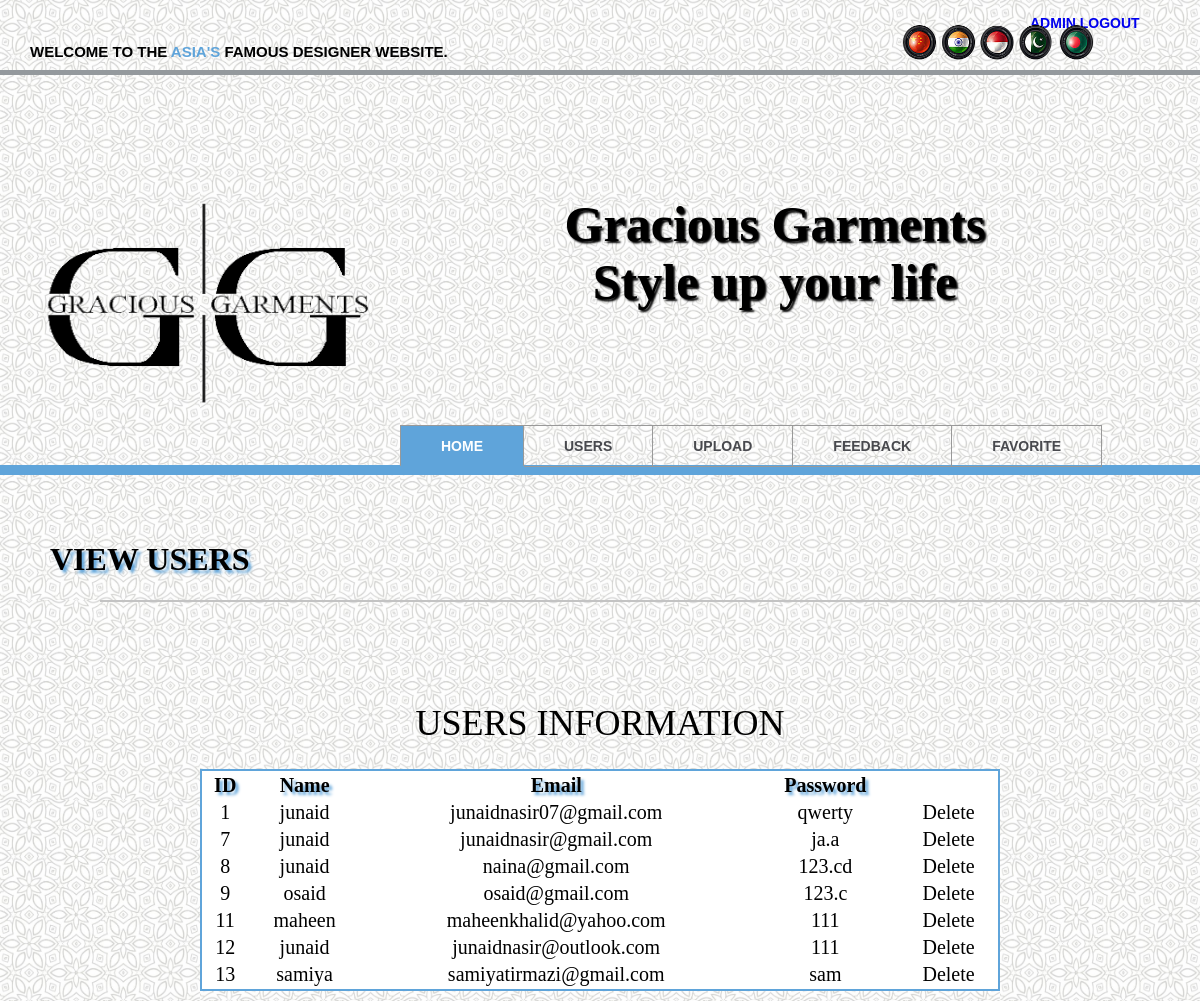
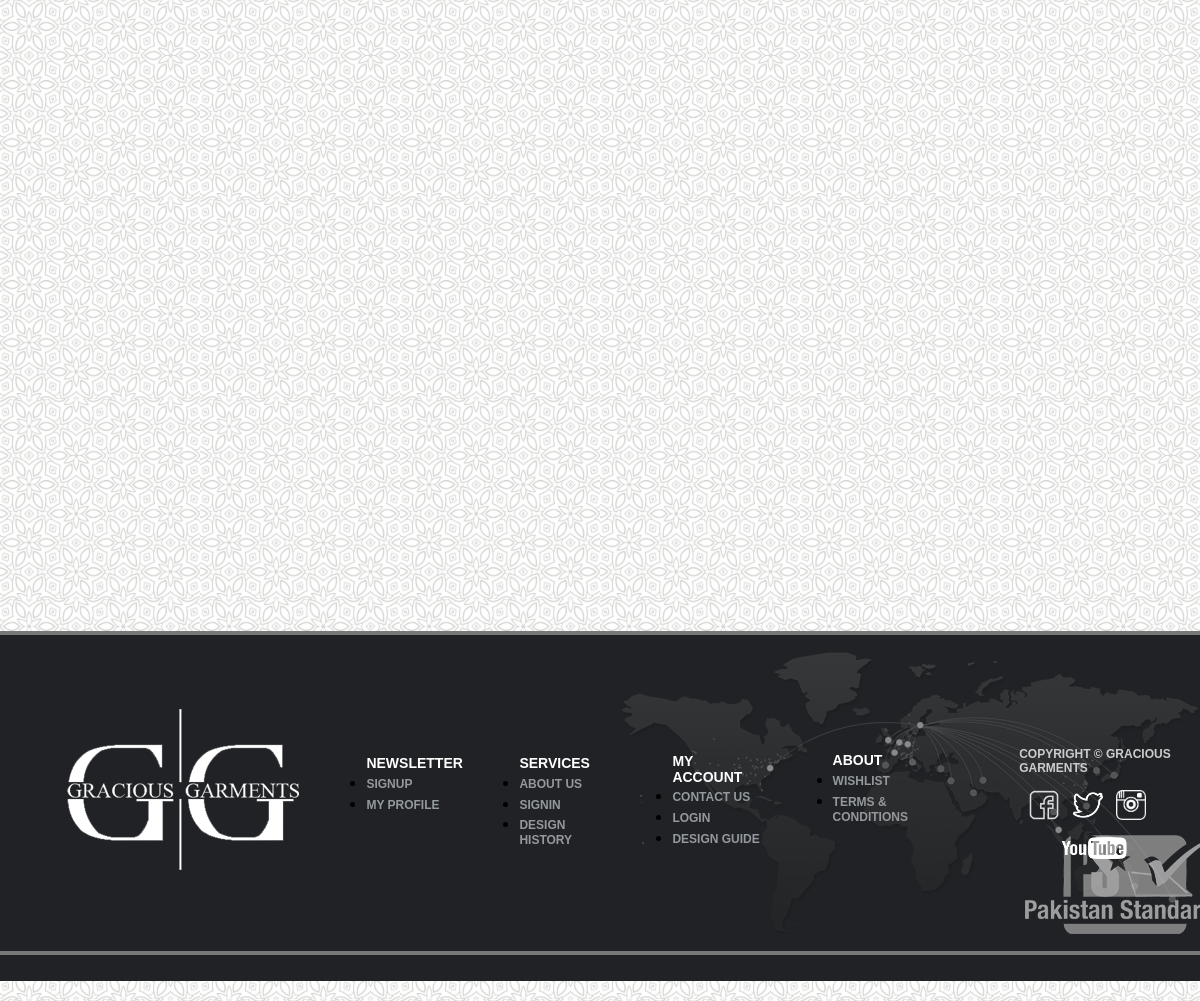
Page /viewusers.php on the committed database (2 pictures, top to bottom).
### tables this page shows
CREATE TABLE `user` (
  `id` int(11) NOT NULL,
  `name` varchar(100) NOT NULL,
  `email` varchar(100) NOT NULL,
  `password` varchar(100) NOT NULL,
  `favourites` text NOT NULL
);

### viewusers.php (the view, shortened to what this page needs)
<head>
<?php include('header2.php'); ?>
<link rel="stylesheet" href="viewusers.css" type="text/css"/>
</head>
<div id='fav_item'>
<h1>VIEW USERS</h1>
<div id='bar'></div>
</div>
<div class="model">
			USERS INFORMATION
					<?php
					include('config.php');
					$sql2="Select * FROM user";
					$record2=mysqli_query($conn,$sql2);
					?>
			<table width="800px" class="tb" cellpadding="1" cellspacing="2">
			<tr>
			<th>ID</th>
			<th>Name</th>
			<th>Email</th>
			<th>Password</th>
			</tr>
			<?php
			while($result2=mysqli_fetch_assoc($record2)){
			echo "<tr>";
			echo "<td>".$result2['id']."</td>";
			echo "<td>".$result2['name']."</td>";
			echo "<td>".$result2['email']."</td>";
			echo "<td>".$result2['password']."</td>";
			echo '<td><a class="del" href="adminCDelete.php?id='.$result2['id'].'">Delete</a></td>';
			echo "</tr>";
			}
			?>
			</table>
			</div>
<?php include('footer.php'); ?>

### header2.php (shortened to what this page needs)
<!doctype html>
<html>
<head>
</head>
<body>
<header>
<div id="headtxt">WELCOME TO THE <span>ASIA'S</span> FAMOUS DESIGNER WEBSITE.<img id="flag" src="img/asia.png"/>
<div style="float:right;width:170px;font-weight: bolder;font-size:14px;color:#48494e;text-decoration:none;">
<a href="adminlogout.php" style="margin-right:45px;text-decoration:none;">ADMIN LOGOUT</a>
</div>
</div>
<div id="headline"></div>
<div id="logo">
<a href="adminacc.php"><img alt="logo" src="img/logo3.png"/></a>
<h1>Gracious Garments </br> Style up your life </h1>
</div>
<div id="tab">
<div id="navi">
<div id="navi-inner">
<li><a href="adminacc.php"  class="active" style="border-left:1px solid#999;">Home</a></li>
<li><a href="viewusers.php">Users</a> </li>
<li><a href="uploadimg.php">Upload</a></li>
<li><a href="viewfeedback.php">Feedback</a></li>
<li><a href="viewfav.php">Favorite</a></li>
</div>
</div>
</div>
</header>
</body>
</html>

### footer.php
<div id="footer">
<div id="widthbox">
<div id="ulser-onediv">
<ul id="ulser"1><h3 id="h3line">NEWSLETTER</h3>
 <li><a id="ax" href="register.php">Signup</a></li>
   <li><a id="ax" href="useracc.php">My Profile</a></li></ul>
   </div>
   <div id="ulser-twodiv">
   <ul id="ulser2"> <h3 id="h3line">SERVICES</h3>
  <li><a id="ax" href="about.php">About us</a></li>
   <li><a id="ax" href="login.php">Signin</a></li>
   <li><a id="ax" href="#">Design history</a></li></ul>
  </div>
  <div id="ulser-threediv">
<ul id="ulser3"><h3 id="h3line">MY ACCOUNT</h3>
  <li><a id="ax" href="contact.php">Contact us</a></li>
   <li><a id="ax" href="login.php"> Login</a></li>
   <li><a id="ax" href="#">Design Guide</a></li></ul>
  </div>
  <div id="ulser-fourdiv">
 <ul id="ulser4"> <h3 id="h3line">ABOUT</h3>
  <li><a id="ax" href="#">WishList</a></li>
   <li><a id="ax" href="#">Terms & Conditions</a></li></ul>
  </div>
<ul>
<div id="asider"><p>COPYRIGHT © GRACIOUS GARMENTS</p>
<p><a id="fba" href="https://www.facebook.com"><img id="fb" src="img/fb.png"/></a>
<a id="twta" href="https://twitter.com"><img id="twt" src="img/tweet.png"/></a>
<a id="instaa" href="https://instagram.com"><img id="insta" src="img/insta.png"/></a>
<a id="yta" href="https://youtube.com"><img id="yt" src="img/youtube.png"/></a></p></div>
  </ul>
</div>

### viewusers.css (style rules this page uses)
body { padding:0; margin:0; width:100%; background-image:url('img/white.jpg'); background-size:200px 200px; }
header { width:100%; //border: 1px solid #F00; margin:0; padding:0; }
#headtxt { font-family:Arial, Helvetica, sans-serif; font-size:15px; font-weight: bolder; padding:15px 0px 10px 30px; }
span { color:#5fa4da; }
#flag { background-repeat:no repeat; width:200px; height:42px; position:relative; left:450px; top:5px; bottom:12px; }
#headline { background-color:#94999d; //position:absolute; //right:1px; //top:45px; width:100%; height:5px; }
#logo { height:230px; width:100%; //border:solid 1px #0000FF ; margin:0; padding:0; }
#logo img { width:400px; height:230px; float:left; }
#logo h1 { text-align:center; font-family:"Times New Roman", Times, serif; font-size:50px; color:black; width:750px; height:80px; text-shadow:2px 2px 2px black; margin:120px 0 0 400px; //box-shadow:0px 3px 0px #C3C3C3; }
#tab { width:100%; height:40px; border-bottom:10px solid #5fa4da; }
#navi { width:100%; margin:0; padding:0; }
#navi-inner { position:relative; left:400px; font-family: Arial, Helvetica, sans-serif; background:#fffff; height:40px; display: inline-block; list-style:none; }
#navi a { font-weight: bolder; font-size:14px; float:left; color:#48494e; text-decoration:none; padding:0 40px; line-height:40px; text-transform:uppercase; border-right:1px solid#999; border-bottom:1px solid#999; margin-left:0px; border-top:1px solid#999; }
#navi li { margin: 0px 0px 0px 0px; float: left; position: relative; list-style: none; //border: 10px solid #FF0; height:40px; }
#navi li a.active { border-left:1px solid#999; color:#FFF; border-bottom:none; background:#5fa4da; }
#footer { background-image:url('img/footer.png'); position:absolute; right:0px; top:1632px; width:100%; height:350px; }
#widthbox { position:absolute; left:23%; top:70px; width:60%; height:300px; }
#footer li { text-decoration:none; margin-top:2%; float-left; }
#footer #ax { color:#94999d; font-family: Arial, Helvetica, sans-serif; font-weight: bolder; font-size:12px; margin:10px 50px 5px 0px; float-left; text-decoration:none; text-transform:uppercase; }
#h3line { display:inline; color:white; font-family: Arial, Helvetica, sans-serif; font-weight: bolder; font-size:14px; text-decoration:none; text-transform:uppercase; margin:0px 55px 0px 0px; }
#ulser-onediv { height: 132px; width: 25%; position: absolute; left: 7%; top: 38px; }
#ulser-twodiv { height: 132px; width: 25%; position: absolute; left: 24%; top: 96px; }
#ulser-threediv { height: 60px; width: 25%; position: absolute; left: 41%; top: 95px; }
#ulser-fourdiv { height: 60px; width: 25%; position: absolute; left: 59%; top: 121px; }
#ulser2 { position:relative; left:17%; bottom:44%; }
#ulser3 { position:relative; left:34%; bottom:99%; }
#ulser4 { position:relative; left:51%; bottom:143%; }
#asider { width: 30%; height: 200px; position: relative; left: 99%; top: 20px; // border: 1px solid LEMONCHIFFON; }
#asider p { color:#CCCCCC; font-family: Arial, Helvetica, sans-serif; font-weight: bolder; font-size:12px; margin:10px 20px 5px 30px; display:inline-block; float-left; text-decoration:none; text-transform:uppercase; }
#fb { width:30px; height:30px; position:relative; left:10px; }
#twt { width:30px; height:30px; position:relative; left:20px; }
#insta { position:relative; left:30px; width:30px; height:30px; }
#yt { position:relative; left:25px; width:100px; height:50px; }
#fav_item { //font-size:30px; //font-weight:bold; //text-align:center; margin-top:30px; margin-left:50px; text-shadow:3px 3px 3px #5fa4da; }
#bar { height:1px; border-bottom:2px solid #c3c3c3; margin-left:50px }
.model { width:800px; height:600px; text-align:center; font-size:36px; margin:auto; margin-top:100px; }
.model table { font-size:20px; }
.tb { text-align:center; background-color:#fff; border:2px solid #5fa4da; margin-top:25px; width:100%; }
.tb th { text-shadow:3px 3px 3px #5fa4da; }
.tb a { text-decoration:none; color:#000; }

### rows in the picture
user: id "1", name "junaid", email "junaidnasir07@gmail.com", password "qwerty"
user: id "7", name "junaid", email "junaidnasir@gmail.com", password "ja.a"
user: id "8", name "junaid", email "naina@gmail.com", password "123.cd"
user: id "9", name "osaid", email "osaid@gmail.com", password "123.c"
user: id "11", name "maheen", email "maheenkhalid@yahoo.com", password "111"
user: id "12", name "junaid", email "junaidnasir@outlook.com", password "111"
user: id "13", name "samiya", email "samiyatirmazi@gmail.com", password "sam"
